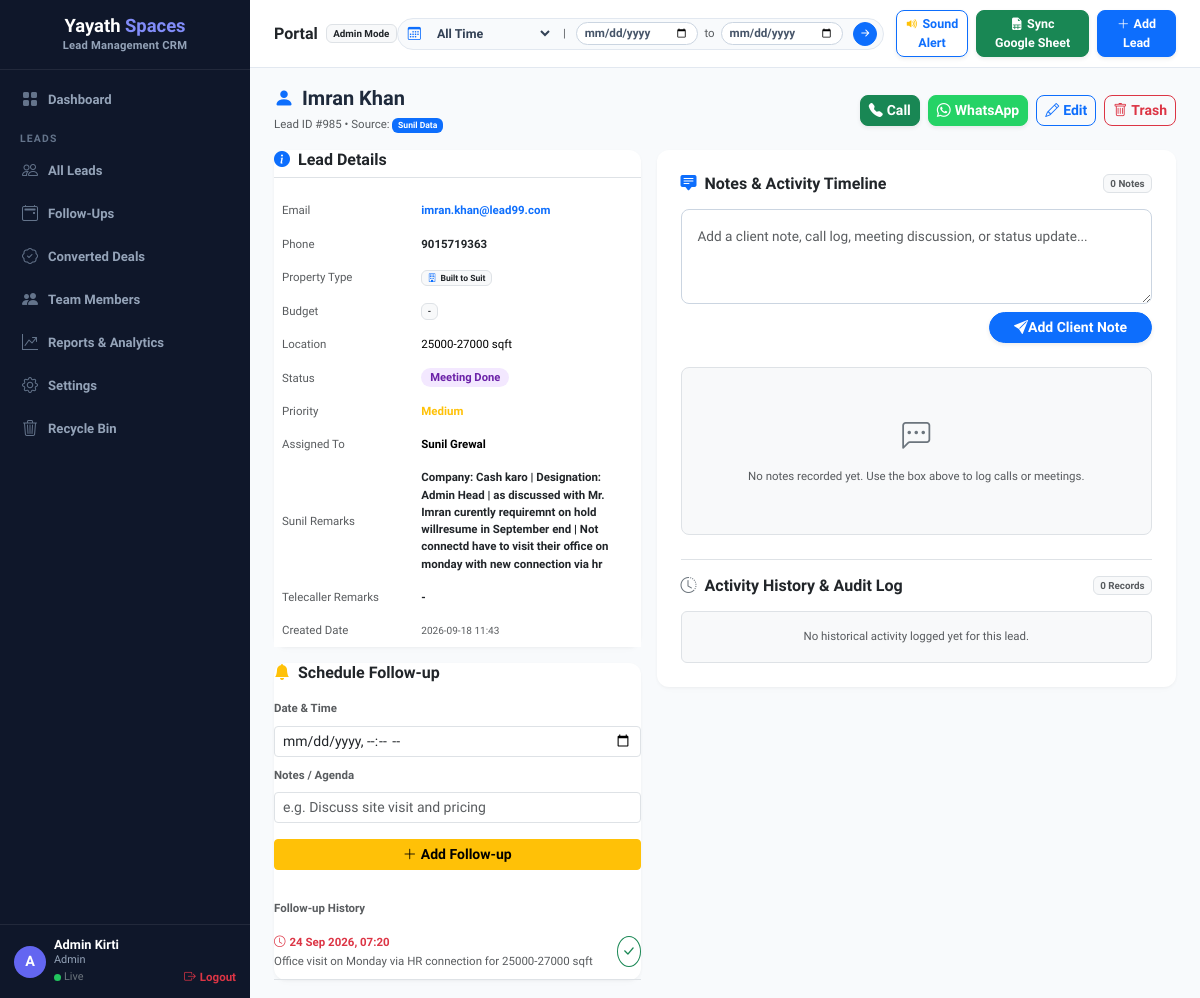
Page /leads/985 (signed in) on the earlier database version.
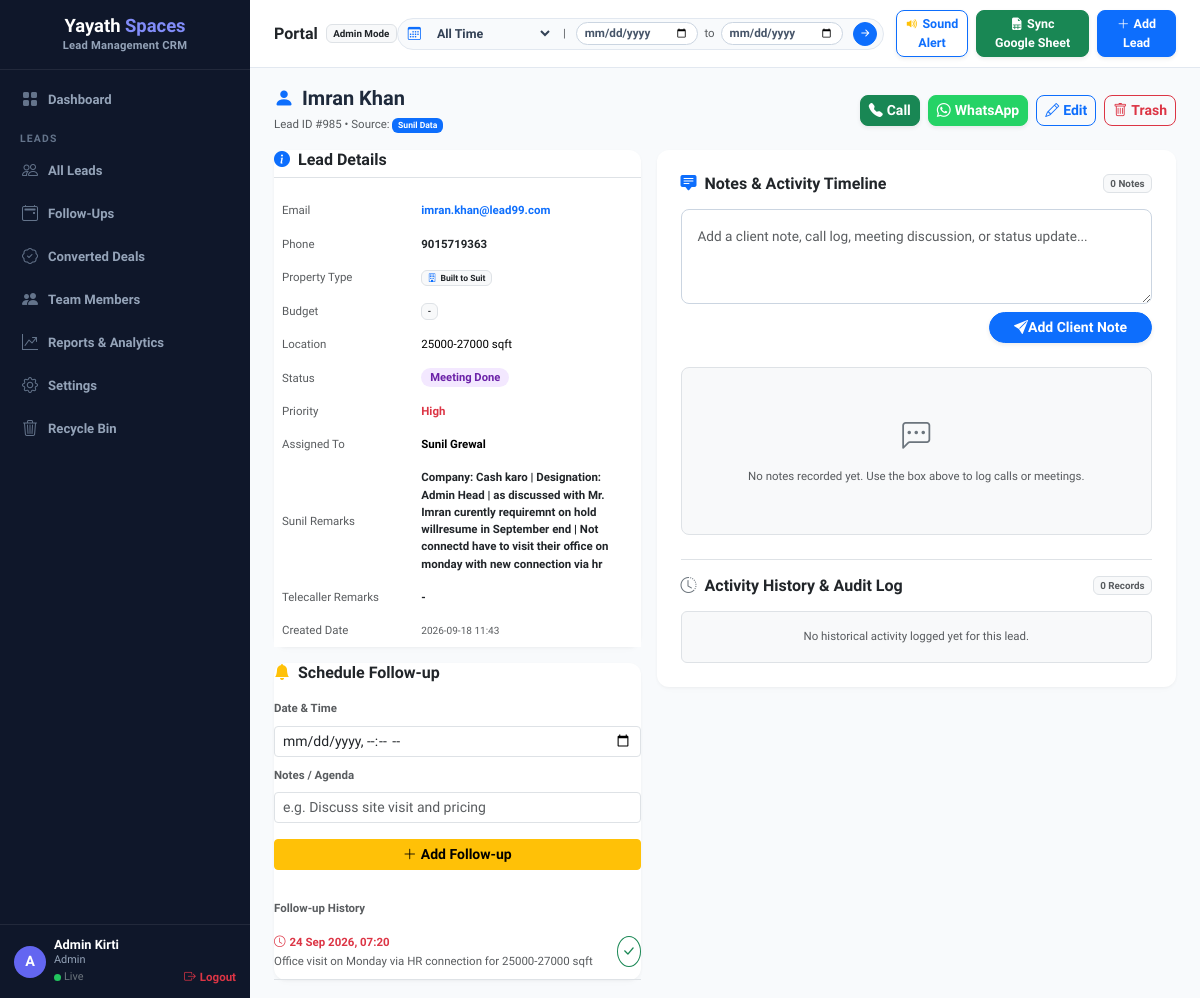
Same page on the later database version.
### models.py (models this page shows, shortened)
class Lead(db.Model):
    __tablename__ = 'leads'
    id = db.Column(db.Integer, primary_key=True)
    name = db.Column(db.String(255), nullable=False)
    email = db.Column(db.String(255), nullable=False)
    phone = db.Column(db.String(50), nullable=True)
    source = db.Column(db.String(100), nullable=True, default='99acres')
    property_type = db.Column(db.String(100), nullable=True)
    budget = db.Column(db.String(100), nullable=True)
    location = db.Column(db.String(255), nullable=True)
    status = db.Column(db.String(50), nullable=False, default='New')
    priority = db.Column(db.String(20), nullable=False, default='Medium')
    assigned_to = db.Column(db.String(255), nullable=True)
    is_imported = db.Column(db.Boolean, default=False)
    sunil_remarks = db.Column(db.Text, nullable=True)
    telecaller_remarks = db.Column(db.Text, nullable=True)
    listing_id = db.Column(db.String(100), nullable=True)
    response_from = db.Column(db.String(100), nullable=True)
    is_deleted = db.Column(db.Boolean, default=False)
    deleted_at = db.Column(db.DateTime, nullable=True)
    created_at = db.Column(db.DateTime, default=datetime.utcnow)
    updated_at = db.Column(db.DateTime, default=datetime.utcnow, onupdate=datetime.utcnow)
    notes = db.relationship('Note', backref='lead', lazy=True, cascade='all, delete-orphan')
    followups = db.relationship('FollowUp', backref='lead', lazy=True, cascade='all, delete-orphan')
    tasks = db.relationship('Task', backref='lead', lazy=True, cascade='all, delete-orphan')
    activities = db.relationship('ActivityLog', backref='lead', lazy=True, cascade='all, delete-orphan')

### routes.py (the view)
@web_bp.route('/leads/<int:lid>')
def lead_detail(lid):
    lead = Lead.query.get_or_404(lid)
    users = User.query.filter_by(status='Active').all()
    return render_template('lead_detail.html', lead=lead, users=users)

### routes.py (called while the page is built)
@web_bp.before_app_request
def check_authentication():
    if (request.path in ('/login', '/logout', '/favicon.ico') or
        request.path.startswith('/login') or
        request.path.startswith('/logout') or
        request.path.startswith('/static') or
        request.path.startswith('/api')):
        return
    allowed_routes = ['web.login', 'web.logout', 'static']
    if request.endpoint and request.endpoint in allowed_routes:
        return
    if 'user_id' not in session:
        return redirect(url_for('web.login'))

### templates/lead_detail.html (shortened to what the changed rows need)
{% extends "base.html" %}
{% block content %}
<div class="d-flex justify-content-between align-items-center mb-3">
    <div>
        <h3 class="fw-bold mb-1 fs-5"><i class="bi bi-person-fill text-primary me-2"></i>{{ lead.name }}</h3>
        <small class="text-muted">Lead ID #{{ lead.id }} &bull; Source: <span class="badge bg-primary">{{ lead.source or '99acres' }}</span></small>
    </div>
</div>
<div class="row g-3">
    <div class="col-lg-5">
        <div class="card card-custom p-3.5 mb-3">
            <table class="table table-borderless align-middle mb-0 small">
                <tr><td class="text-muted" width="38%">Email</td><td><a href="mailto:{{ lead.email }}" class="fw-bold text-decoration-none">{{ lead.email }}</a></td></tr>
                <tr><td class="text-muted">Phone</td><td><a href="tel:{{ lead.phone }}" class="fw-bold text-decoration-none text-dark">{{ lead.phone or '-' }}</a></td></tr>
                <tr><td class="text-muted">Property Type</td><td><span class="badge bg-light text-dark border"><i class="bi bi-building me-1 text-primary"></i>{{ lead.property_type or '-' }}</span></td></tr>
                <tr><td class="text-muted">Budget</td><td><span class="badge bg-light text-dark border">{{ lead.budget or '-' }}</span></td></tr>
                <tr><td class="text-muted">Location</td><td>{{ lead.location or '-' }}</td></tr>
                <tr><td class="text-muted">Status</td><td>
                    {% set status_class = {
                        'New':'status-new', 'Contacted':'status-contacted',
                        'Qualified':'status-qualified', 'Meeting Done':'status-meeting',
                        'Proposal Sent':'status-proposal', 'Active Pipeline':'status-active',
                        'Deal Close':'status-converted', 'Lost':'status-lost'
                    } %}
                    <span class="badge-status {{ status_class.get(lead.status, 'bg-secondary text-white') }}">{{ lead.status }}</span>
                </td></tr>
                <tr><td class="text-muted">Priority</td><td>
                    <span class="fw-bold {{ 'text-danger' if lead.priority == 'High' else ('text-warning' if lead.priority == 'Medium' else 'text-success') }}">{{ lead.priority }}</span>
                </td></tr>
                <tr><td class="text-muted">Assigned To</td><td><strong>{{ lead.assigned_to or 'Unassigned' }}</strong></td></tr>
                <tr><td class="text-muted">Sunil Remarks</td><td><span class="text-dark fw-semibold">{{ lead.sunil_remarks or '-' }}</span></td></tr>
                <tr><td class="text-muted">Telecaller Remarks</td><td><span class="text-dark fw-semibold">{{ lead.telecaller_remarks or '-' }}</span></td></tr>
                <tr><td class="text-muted">Created Date</td><td><small class="text-muted">{{ lead.created_at.strftime('%Y-%m-%d %H:%M') if lead.created_at else '-' }}</small></td></tr>
            </table>
        </div>
    </div>
</div>
{% endblock %}

Differences in the rows shown:
changed Lead "Imran Khan": priority "Medium" → "High"
